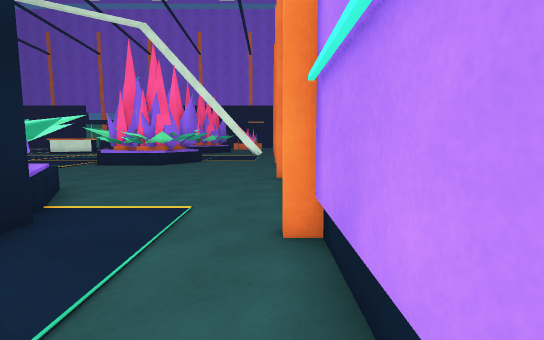
view 1 (above)

19 first-person views from a walk through a Unity game level. The camera is 1.3 m above the floor, tilts 6° down and sees 85° across. Doors are open. The floor is counted in squares, 1 m on a side. Each view is taken from the middle of a square. On the plan, view 1 faces up. The plan holds only what a view shows up to about 14 squares ahead; the rest is blank. The place goes on beyond the plan.

view 2
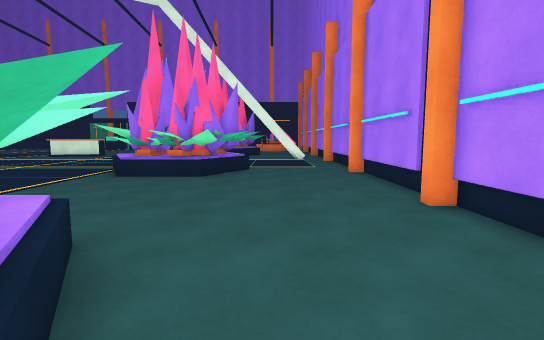

view 3
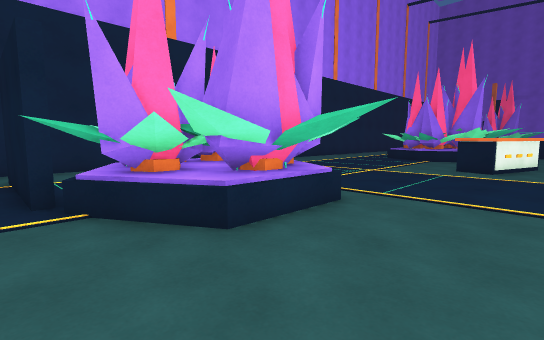

view 4
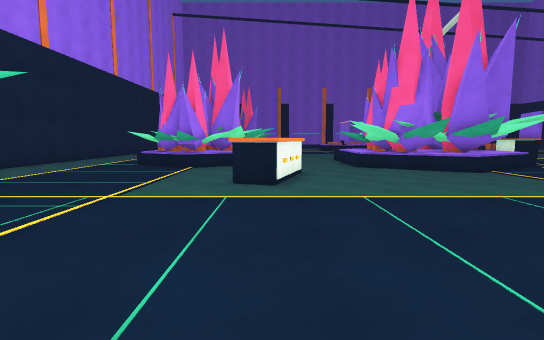

view 5
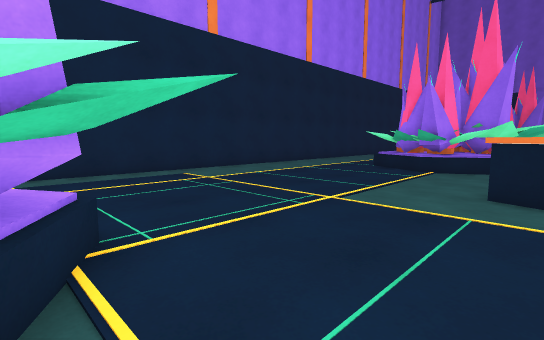

view 6
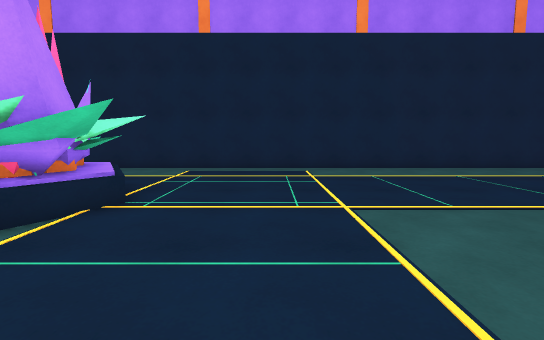

view 7
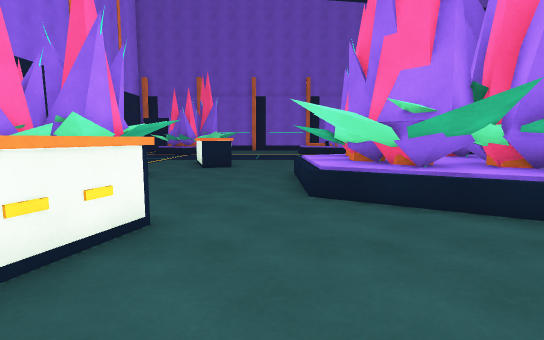

view 8
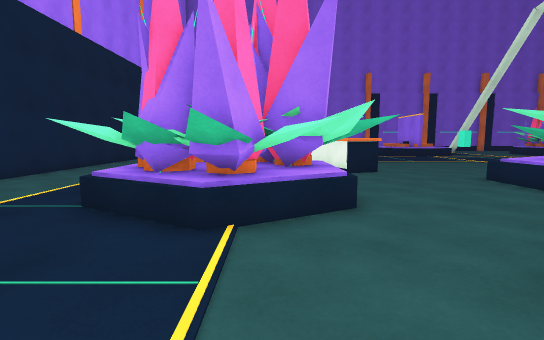

view 9
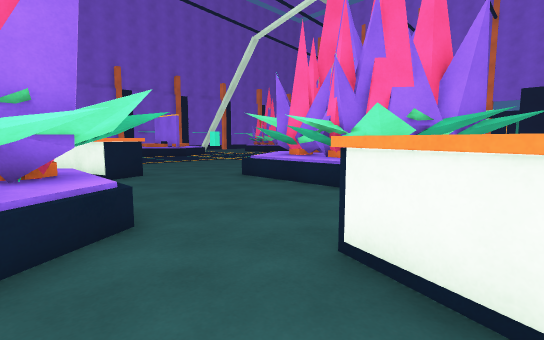

view 10
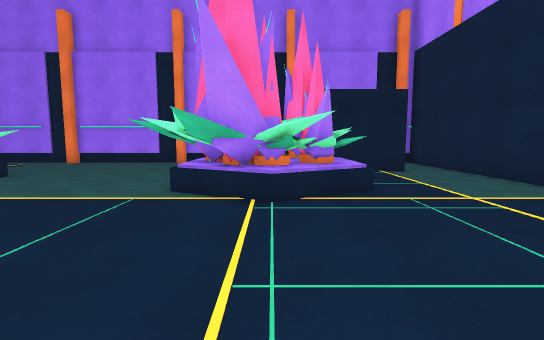

view 11
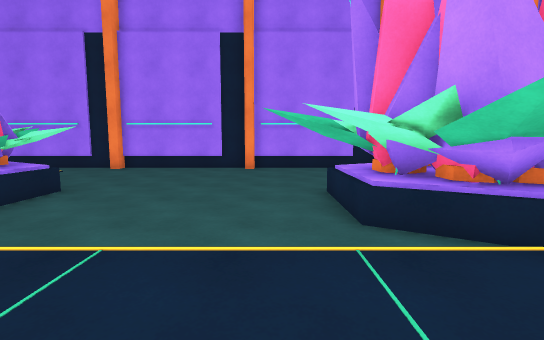

view 12
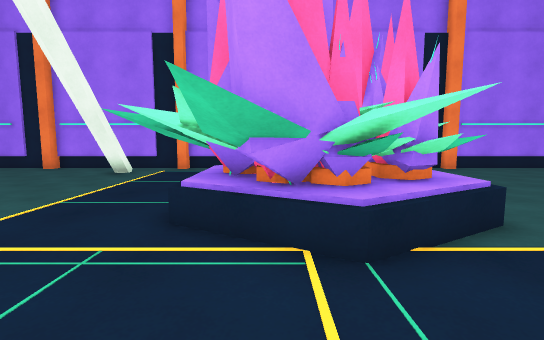

view 13
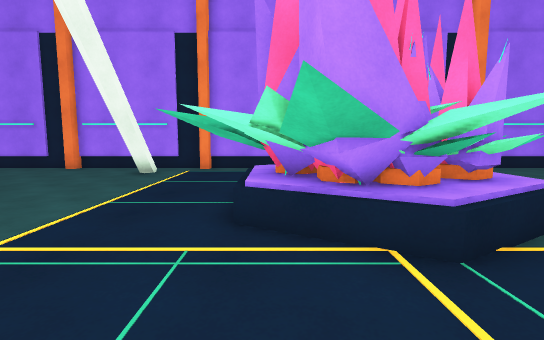

view 14
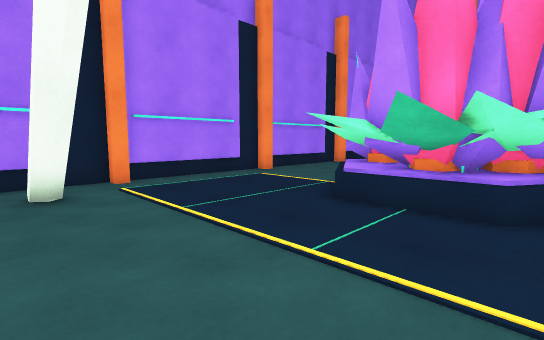

view 15
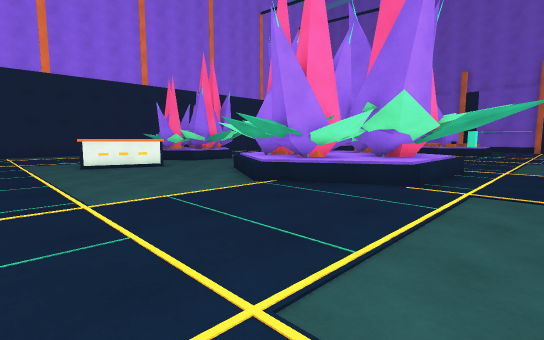

view 16
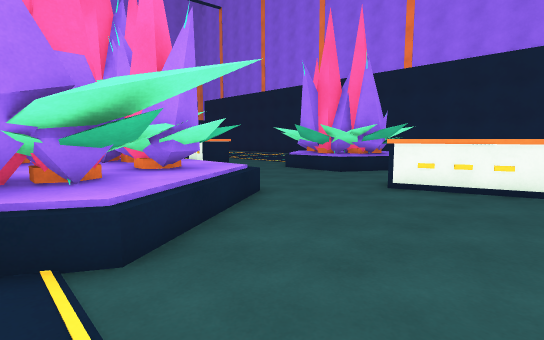

view 17
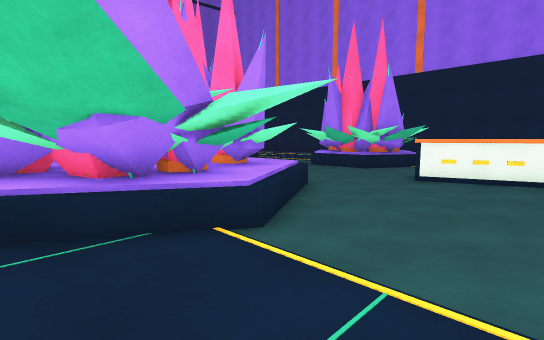

view 18
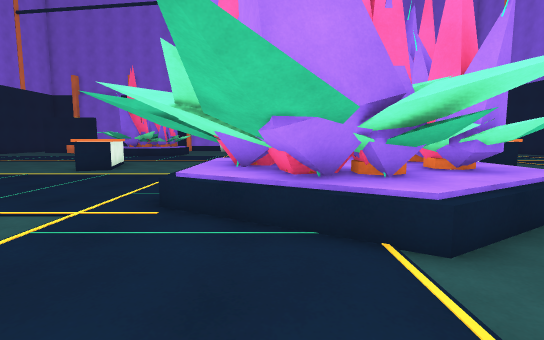

view 19
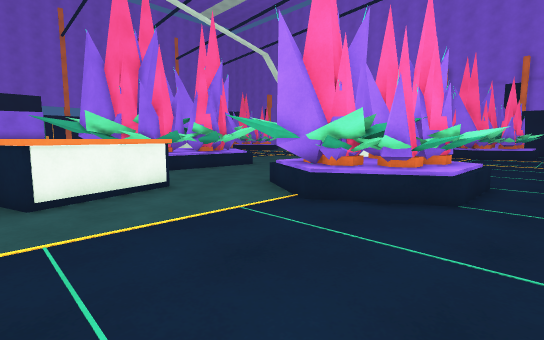

### Floor plan
Points are (right, up) in squares from view 1. A wall is a line through its corners. A room is listed if a view was taken in it or the views show most of it. See-through windows are left out.
Room 1 (views 1, 2, 3, 4, 5, 6, 7, 8, 9, 10, 11, 12, 13, 14, 15, 16, 17, 18, 19)
walls: (-26.8, 18.7) (-25.5, 19.1); (-3.6, 4.5) (-3.6, -0.5); (-4, -0.5) (-4, 2.6); (-2.6, 23.7) (-2.8, 23.9); (-2.8, 24.1) (-2.7, 24.3); (-2.5, 24.2) (-2.4, 24.3) (-1.1, 24.3); (-2.3, 24.1) (-2, 24.4); (0.6, 4.2) (0.6, 9.8) (0.1, 9.8) (0.1, 10.2) (0.6, 10.2) (0.6, 15.8) (0.1, 15.8) (0.1, 16.2) (0.6, 16.2) (0.6, 21.8) (0.1, 21.8) (0.1, 22.2) (0.6, 22.2) (0.6, 27.5); (-1, 23.7) (-2.4, 23.7) (-2.5, 23.8); (0.6, 0.5) (0.6, 3.8) (0.1, 3.8); (-31.1, -2.7) (-1.9, -2.7)
low walls: (-20.1, 18.5) (-19.2, 17) (-19.4, 16.7); (-8.6, 14.5) (-9.2, 15.6); (-20.4, 18.5) (-19.8, 17.5); (-8.6, 14.9) (-9, 15.6); (-21.3, 5.6) (-21, 5); (-24.4, 12.8) (-25.5, 12.8); (-24.4, 13.1) (-25.6, 13.1); (-21.4, 5.4) (-21.1, 4.8) (-21.3, 4.5); (-26.5, 13.6) (-27.1, 14.6); (-21.8, 20.9) (-21, 19.5); (-26.8, 13.5) (-27.4, 14.6); (-8.6, 2.9) (-9, 3.6); (-23.4, 21.2) (-21.6, 21.2) (-20.6, 19.5); (-27.5, 14.8) (-28.8, 17) (-26.4, 21.2) (-25.5, 21.2); (-27.5, 15.4) (-28.5, 17) (-26.6, 20.2); (-8.6, 2.5) (-9.2, 3.6); (-24.4, 21.2) (-23.5, 21.2); (-3.9, 17.1) (-4.3, 16.4); (-25.4, 21.2) (-24.5, 21.2); (-4.4, 5.7) (-3.9, 4.9); (-4.5, 5.5) (-4.2, 4.9); (-25.6, 2.9) (-25.9, 3.5); (-25.6, 2.5) (-26.1, 3.5); (-26.5, 20.5) (-26.2, 20.9); (-2.1, 23.6) (-2.2, 23.9); (-1.9, 23.6) (-2.1, 24); (-1.6, 23.5) (-2, 24.1) (-1.8, 24.4); (-1.4, 23.7) (-1.7, 24.1)
objects: other object (-32, 8) to (-28, 10); other object (-27, 5); other object (-27, 15); other object (-27, 16); other object (-27, 17); other object (-27, 18); other object (-26, 4); other object (-26, 7); other object (-26, 13) to (-26, 14); other object (-26, 15); other object (-26, 16); other object (-26, 17); other object (-26, 18); other object (-25, 3); other object (-25, 4); other object (-25, 6); other object (-25, 7); other object (-25, 17); other object (-25, 18); other object (-24, 3); other object (-24, 6); other object (-24, 7); other object (-24, 8); other object (-24, 13) to (-23, 13); other object (-24, 14); other object (-24, 19); other object (-23, 4); other object (-23, 5); other object (-23, 7) to (-22, 7); other object (-23, 14); other object (-23, 16); other object (-23, 18) to (-23, 19); other object (-22, 3); other object (-22, 4); other object (-22, 5); other object (-22, 6); other object (-22, 13); other object (-22, 14); other object (-22, 15); other object (-22, 17); other object (-22, 18); other object (-21, 14); other object (-21, 15); other object (-21, 16); other object (-21, 17) to (-20, 17); other object (-21, 18); other object (-21, 19) to (-20, 19); other object (-20, 8) to (-16, 10); other object (-20, 15) to (-20, 16); other object (-20, 26) to (-18, 27); other object (-10, 5); other object (-10, 17); other object (-9, 4); other object (-9, 7); other object (-9, 16); other object (-9, 18); other object (-9, 19); other object (-8, 3); other object (-8, 4); other object (-8, 6); other object (-8, 7); other object (-8, 15); other object (-8, 16); other object (-8, 18); other object (-8, 19); other object (-7, 5); other object (-7, 6); other object (-7, 8); other object (-7, 15); other object (-7, 18); other object (-7, 20); other object (-6, 5); other object (-6, 6); other object (-6, 7) to (-5, 7); other object (-6, 15); other object (-6, 16); other object (-6, 19) to (-5, 19); other object (-5, 3); other object (-5, 5); other object (-5, 6); other object (-5, 15); other object (-5, 16); other object (-5, 17); other object (-5, 18)

Where each view was taken, in squares from view 1:
view 1: 0 up, 0 right, facing up
view 2: 4 up, 3 left, facing up
view 3: 11 up, 3 left, facing down-left
view 4: 9 up, 8 left, facing left
view 5: 9 up, 9 left, facing down-left
view 6: 11 up, 13 left, facing down
view 7: 12 up, 15 left, facing left
view 8: 6 up, 17 left, facing left
view 9: 6 up, 18 left, facing up-left
view 10: 5 up, 16 left, facing right
view 11: 9 up, 13 left, facing right
view 12: 18 up, 13 left, facing right
view 13: 19 up, 13 left, facing right
view 14: 25 up, 9 left, facing down-right
view 15: 24 up, 13 left, facing down-left
view 16: 18 up, 32 left, facing down-right
view 17: 20 up, 32 left, facing down-right
view 18: 19 up, 32 left, facing right
view 19: 1 up, 32 left, facing up-right
